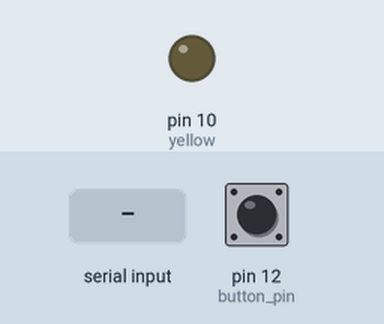
Simulated run of this sketch. Board: Arduino Uno, built with avr-gcc and run on an emulated ATmega328P. On the bench: output pins drawn as LEDs (lit = HIGH). The test bench sets the inputs (shaded band); at power-on: pin 12 (button_pin) LOW. What the sketch prints to the serial monitor is not drawn.

Above: at 1.2 s.
1.3 s: byte 1 (1) received over Serial
At 1.6 s:
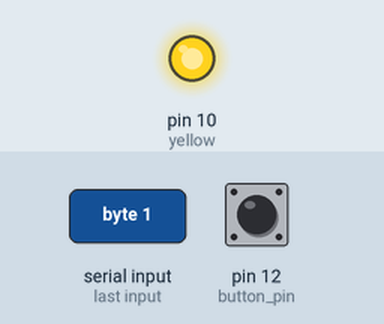
2.8 s: pin 12 (button_pin) pulled HIGH for 0.15 s
4.4 s: pin 12 (button_pin) pulled HIGH for 1 s
Timing chart, 0 to 7.4 s (numbered marks = the images above; inputs shaded):
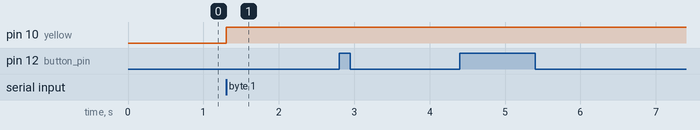

Measured:
- after the input at 1.3 s, pin 10 (yellow): LOW → HIGH at once
- after the input at 2.8 s, every drawn part: stays the same
- after the input at 4.4 s, every drawn part: stays the same

The sketch:

ewheel5lab6.ino
```cpp
/*
   Name: Khizer Shareef - NetID: kshare2 , Ethan Wheeler - NetID: ewheel5
   Class: CS362 SP22
   Lab: 06 - Serial Communication ( option 1 )


   Description: Transmission over Serial connection between two arduinos


   Assumptions: Successfully implemented the knowledge of Serial connection. Used the 0 (RX) pin and 1 (TX) pin to send and receive data. In the beginning we connected
                both boards on a one-to-one connection with pins 0,1 which obviously was not working. Then using simple logic we connected both boards vice versa on pins 0,1 that
                way one board sent a transimssion buf and the other read it. The hint for using the common ground was very helpful.

   In-person TA: Michael

*/
const int button_pin = 12;   // button led on and off
const int yellow =  10;      // the number of the LED pin

int buttonState = 0;         // variable for reading the pushbutton status

int buttonState_prev = 0;         // prev button state for button switch

int on_off_toggle = 0;          // 0 = off 1 = on

void setup() {

  // setting up serial
  Serial.begin(9600);
  pinMode(yellow, OUTPUT);
  pinMode(button_pin, INPUT);
}

void loop() {

   if(Serial.available() > 0){              // check if there is msg to be recived
      int recived = Serial.read();          // read msg

      //
      // turn light on or off 0 = OFF, 1 = ON
      //
      if (recived == 0) {
        digitalWrite(yellow, LOW);
      }
      if (recived == 1) {
        digitalWrite(yellow, HIGH);
      }

   }

  buttonState = digitalRead( button_pin );

  if(buttonState != buttonState_prev){          // if button state doesnt equal then turn on or off


    if( buttonState == HIGH){                   // when pressed
      if (on_off_toggle == 0){                  // if on_off_toggle = 0, turn light on
        Serial.write(1);
        on_off_toggle = 1;                      // set light state to on
      }
      else{
        Serial.write(0);                        // else the light was on, and turn it off
        on_off_toggle = 0;
      }
    }
  }

  buttonState_prev = buttonState;             // set curent buttonState to prev buttonState
}
```
